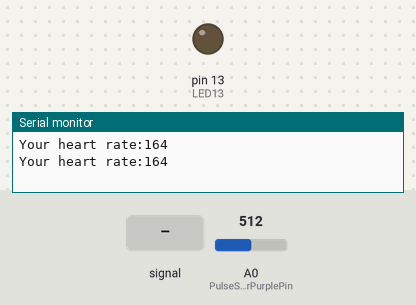
This sketch was run on a simulated Arduino Uno, built with avr-gcc and run on an emulated ATmega328P. Shown: output pins drawn as LEDs (lit = HIGH), the last lines printed to the serial monitor. The inputs (shaded band) are chosen by the test bench; at power-on: A0 (PulseSensorPurplePin) = 512.

Above: at 1.8 s.
1.9 s: A0 (PulseSensorPurplePin) fed a 200 Hz sine of ±255 counts around its level
At 2.8 s:
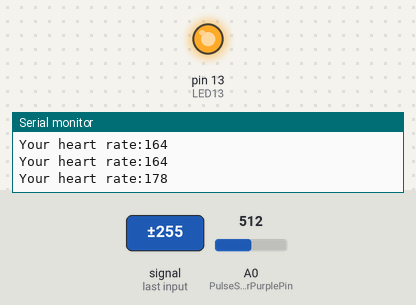
6.0 s: A0 (PulseSensorPurplePin) set to 532
At 7.0 s:
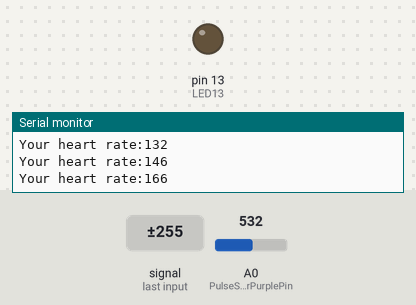
7.5 s: A0 (PulseSensorPurplePin) set to 564
At 9.2 s:
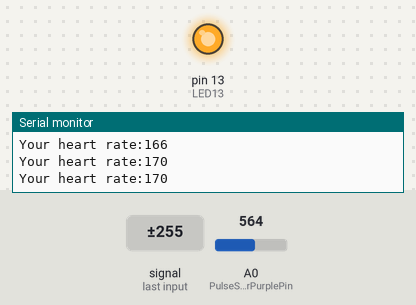
Timing chart, 0 to 10.5 s (numbered marks = the images above; inputs shaded):
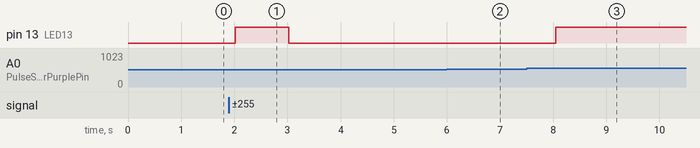

The sketch:

DS_2.ino
```cpp
 #include<SoftwareSerial.h>
int PulseSensorPurplePin=0;
int LED13=13;
int Signal;
int Threshold=550;
int S;
SoftwareSerial mySerial(10,11);
void setup()
{
  pinMode(LED13,OUTPUT);
  Serial.begin(9600);
  mySerial.begin(9600);
}

void loop() {
  Signal =analogRead(PulseSensorPurplePin);
  S=(Signal/8);
  Serial.print("Your heart rate:");
  Serial.println(S+100);
  mySerial.println(S+100);
  if(Signal>Threshold)
  {
  digitalWrite(LED13,HIGH);
  }else
  { digitalWrite(LED13,LOW);
  }
delay(1000);
}
```

Measured:
- the behaviour switches between 550 and 551 on A0 (PulseSensorPurplePin) (found by bisection; images 2 and 3)
- after the input at 1.9 s, pin 13 (LED13): LOW → HIGH after 0.12 s, → LOW 1.0 s later
- after the input at 6.0 s, pin 13 (LED13): stays LOW (without the input it goes to HIGH after 0.04 s)
- after the input at 7.5 s, pin 13 (LED13): LOW → HIGH after 0.55 s
